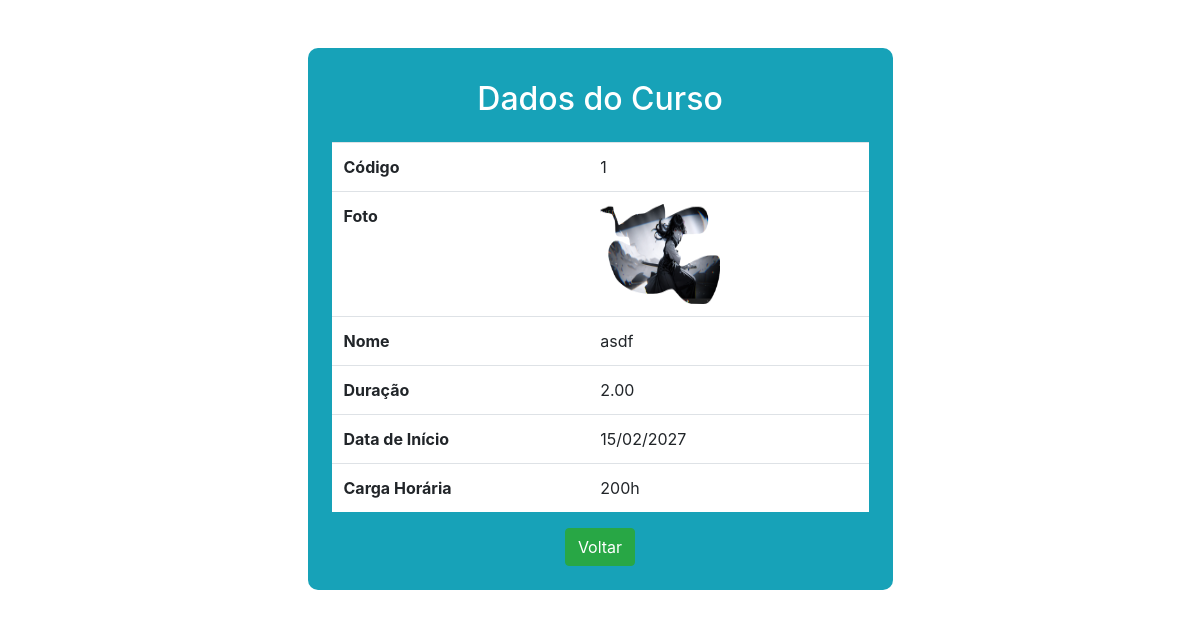
Page /academico/visualizar/curso/1 on the committed database.
### academico/models.py (models this page shows)
class Curso(models.Model):
    codigo = models.IntegerField(max_length=2, primary_key=True)
    nome = models.CharField(max_length=100)
    foto = models.ImageField(upload_to='fotos/cursos')
    duracao = models.DecimalField(max_digits=3, decimal_places=2)
    data_inicio = models.DateField(blank=True, )
    cargaHoraria = models.IntegerField()

### academico/views.py (the view)
# urls.py: path("visualizar/curso/<id>",views.VisualizarCurso, name="visualizar"),
def VisualizarCurso(request, id=None):
     dicionario = {}
     curso = Curso.objects.get(pk=id)
     dicionario['curso'] = curso
     return render(request, 'visualizar_curso.html', dicionario)

### academico/templates/visualizar_curso.html (shortened to what this page needs)
<!DOCTYPE html>
<html lang="pt-br">
<head>
    <link rel="stylesheet" href="https://cdn.jsdelivr.net/npm/bootstrap@4.6.1/dist/css/bootstrap.min.css">
</head>
<body>
<div class="container-fluid my-5">
    <div class="w-50 m-auto p-4 bg-info" style="border-radius: 10px;">
        <h2 class="text-center mt-2 mb-4 text-white"> Dados do Curso</h2>
        <table class="table bg-white">
            <tr>
                <th>Código</th>
                <td>{{ curso.codigo }}</td>
            </tr>
            <tr>
                <th>Foto</th>
                <td>
                    {% if curso.foto %}
                        <img src="/midia/{{ curso.foto }}" class="rounded d-block" height="100px" width="120px">
                    {% else %}
                        Sem foto
                    {% endif %}
                </td>
            </tr>
            <tr>
                <th>Nome</th>
                <td>{{ curso.nome }}</td>
            </tr>
            <tr>
                <th>Duração</th>
                <td>{{ curso.duracao }}</td>
            </tr>
            <tr>
                <th>Data de Início</th>
                <td>{{ curso.data_inicio|date:"d/m/Y" }}</td>
            </tr>
            <tr>
                <th>Carga Horária</th>
                <td>{{ curso.cargaHoraria }}h</td>
            </tr>
        </table>
        <div class="text-center mt-3">
            <a href="/academico/listar/curso" class="btn btn-success"> Voltar </a>
        </div>
    </div>
</div>
</body>
</html>

### rows in the picture
Curso: codigo "1", foto (picture), nome "asdf", duracao "2.00", data_inicio "15/02/2027", cargaHoraria "200"
